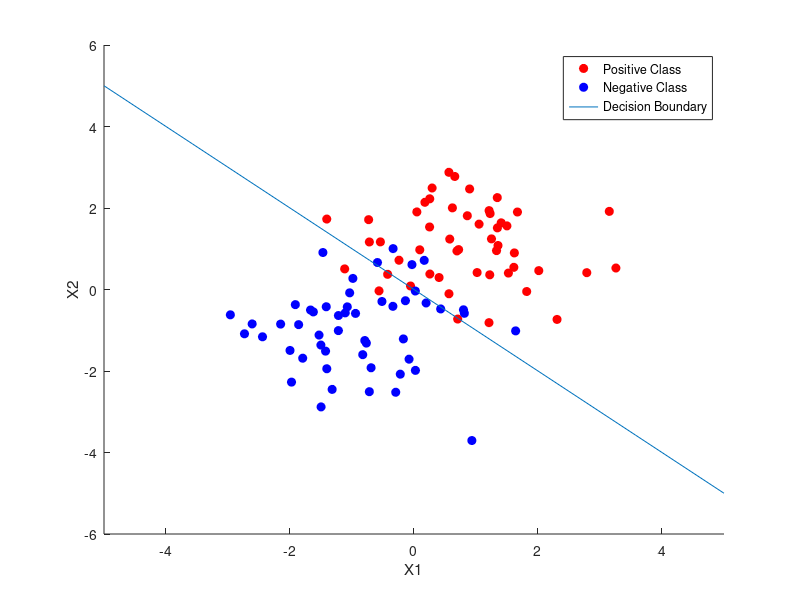

MATLAB code to generate this figure: (Note: this script raises an error after producing the figure.)
%% Initialisation
clc
clear
addpath(genpath('data'))
addpath(genpath('lssvm'))
addpath(genpath('figures'))
close all
%% 1.1 A simple example : two Gaussians
X1 = randn(50,2) + 1; % Center at (1,1)
X2 = randn(51,2) - 1; % Center at (-1,-1)
Y1 = ones(50,1); % Positive class labels
Y2 = -ones(51,1); % Negative class labels
figure;
hold on;
plot(X1(:,1), X1(:,2), 'ro','MarkerFaceColor','r');
plot(X2(:,1), X2(:,2), 'bo','MarkerFaceColor','b');
fplot(@(x) -x, '-')
xlabel('X1')
ylabel('X2')
legend('Positive Class', 'Negative Class', 'Decision Boundary')
hold off;
export_pdf(gcf, 'twogaussians')
%% 1.3a LS-SVM classifier (polynomial)
% democlass
load('data/iris')
t = 1; % Polynomial coefficient
for d = 1:4 % Degree
    for gamma = 1.0 % Regularization parameter
        parameters = {Xtrain, Ytrain, 'classification', gamma, [t,d], 'poly_kernel'};
        [alpha,b] = trainlssvm(parameters);
        test_classes = simlssvm(parameters, {alpha,b}, Xtest);
        miss_rate = sum(test_classes ~= Ytest) / length(Ytest);
        fprintf('Degree %d, missclassification rate : %.2f\n', d, miss_rate)
        plotlssvm(parameters, {alpha,b});
        waitforbuttonpress
        export_pdf(gcf, sprintf('iris/%d_%d', d, gamma*10))
    end
end
%% 1.3b LS-SVM classifier (RBF)
load('data/iris')
samples = 10.^(-3:0.05:3);
N = length(samples); % Number of values to test
% Prepare figure
figure
hold on
% Experiment with sigma
miss_rates_s = ones(1,N); % Misclassification rates
for gamma = 1.0 % Regularization parameter (fixed)
    for i = 1:N
        parameters = {Xtrain, Ytrain, 'classification', gamma, samples(i), 'RBF_kernel'};
        [alpha,b] = trainlssvm(parameters);
        test_classes = simlssvm(parameters, {alpha,b}, Xtest);
        miss_rates_s(i) = sum(test_classes ~= Ytest) / length(Ytest);
    end
    p = plot(samples, miss_rates_s, 'Linewidth', 3);
    set(p, 'Color', [0 0.4470 0.7410]);
end
% Experiment with gamma
miss_rates_g = ones(1,N); % Misclassification rates
for sigma = 1.0 % Bandwith (fixed)
    for i = 1:N
        parameters = {Xtrain, Ytrain, 'classification', samples(i), sigma, 'RBF_kernel'};
        [alpha,b] = trainlssvm(parameters);
        test_classes = simlssvm(parameters, {alpha,b}, Xtest);
        miss_rates_g(i) = sum(test_classes ~= Ytest) / length(Ytest);
    end
    p = plot(samples, miss_rates_g, 'Linewidth', 3);
    set(p, 'Color', [0.9290 0.6940 0.1250]);
end
% Visualize
xlabel('\sigma^2 / \gamma')
ylabel('error')
legend('\gamma=1.0, variable \sigma^2', '\sigma^2=1.0, variable \gamma')
set(gca,'xscale','log')
hold off
export_pdf(gcf, 'iris/tuning')
%% 1.3c LS-SVM classifier (compare to sample script)
load('data/iris')
iris_sample_script
close all
clc
%% 1.3d LS-SVM classifier (tuning parameters using validation)
load('data/iris')
values = exp(linspace(0,log(1E6),21)) * 1E-3;
values_interpolated = exp(linspace(0,log(1E6),200)) * 1E-3; %10.^(-3:0.5:3);
N = length(values);
results = ones(N,N);
strategies = {
    @(p) rsplitvalidate(p, 0.80, 'misclass')
    @(p) crossvalidate(p, 10, 'misclass') 
    @(p) leaveoneout(p, 'misclass')
};
figure
xlabel('gamma')
ylabel('sigma')
for strategy = 1:length(strategies)
    for i = 1:N
        for j = 1:N
            parameters = {Xtrain, Ytrain, 'c', values(j), values(N-i+1), 'RBF_kernel'}; % Note values(N-i+1)
            results(i,j) = strategies{1}(parameters);
        end
    end
    % colormap(flipud(hot))
    colormap(flipud(parula))
    % map = interp2(results, 7, 'nearest');
    [X,Y] = meshgrid(values, values);
    [Xq,Yq] = meshgrid(values_interpolated, values_interpolated);
    Vq = interp2(X, Y, results, Xq, Yq);
    % contourf(Xq,Yq,Vq); % Interpolated version
    contourf(values, values, results);
    set(gca, 'XScale', 'log','YScale', 'log');
    xlabel('\sigma^2')
    ylabel('\gamma')
    colorbar
    fprintf('Press any key ...')
    export_pdf(gcf, sprintf('iris/validation_%d', strategy))
    waitforbuttonpress
end
%% 1.3e LS-SVM classifier (automated parameter tuning)
load('data/iris')
display_runtime = 1;
% Simplex (Nelder-Mead)
parameters = {Xtrain, Ytrain, 'c', [], [], 'RBF_kernel'};
if display_runtime tic; end %#ok
N = 10; % Number of runs
gsimp = ones(1,N);
ssimp = ones(1,N);
csimp = ones(1,N);
for i = 1:N
    [gsimp(i),ssimp(i),csimp(i)] = tunelssvm(parameters, 'simplex', 'crossvalidatelssvm', {10, 'misclass'});
end
fprintf('Average (gamma,sigma2,cost) = (%f,%f,%f)\n', mean(gsimp), mean(ssimp), mean(csimp))
fprintf('Std (gamma,sigma2,cost) = (%f,%f,%f)\n', std(gsimp), std(ssimp), std(csimp))
if display_runtime toc; end %#ok
% Grid Search
if display_runtime tic; end %#ok
ggrid = ones(1,N);
sgrid = ones(1,N);
cgrid = ones(1,N);
for i = 1:N
    [ggrid(i),sgrid(i),cgrid(i)] = tunelssvm(parameters, 'gridsearch', 'crossvalidatelssvm', {10, 'misclass'});
end
fprintf('Average (gamma,sigma2,cost) = (%f,%f,%f)\n', mean(ggrid), mean(sgrid), mean(cgrid))
fprintf('Std (gamma,sigma2,cost) = (%f,%f,%f)\n', std(ggrid), std(sgrid), std(cgrid))
if display_runtime toc; end %#ok
%% 1.3f Histograms for automated tuning
histogram(ggrid, 10)
export_pdf(gcf, 'iris/histogram_gamma')
waitforbuttonpress
histogram(sgrid, 10)
export_pdf(gcf, 'iris/histogram_sigma2')
waitforbuttonpress
histogram(cgrid, 10)
export_pdf(gcf, 'iris/histogram_cost')
%% 1.3g LS-SVM classifier (using ROC curves)
load('data/iris')
gamma = 0.037622;
sigma = 0.559597;
parameters = {Xtrain, Ytrain, 'c', gamma, sigma, 'RBF_kernel'};
[alpha, b] = trainlssvm(parameters);
[~, Ylatent] = simlssvm(parameters, {alpha, b}, Xtest);
roc(Ylatent, Ytest);
export_pdf(gcf, 'iris/roc')
%% 1.3h LS-SVM classifier (Bayesian framework)
load('data/iris')
% for i = 1:length(gsimp) % Requires 1.3e
%     parameters = {Xtrain, Ytrain, 'c', gsimp(i), ssimp(i)};
%     bay_modoutClass(parameters, 'figure');
%     colorbar
%     export_pdf(gcf, sprintf('iris/bayesian/bayesian_%d', i))
%     waitforbuttonpress
% end
gamma = 0.037622;
sigma = 0.559597;
parameters = {Xtrain, Ytrain, 'c', gamma, sigma, 'RBF_kernel'};
bay_modoutClass(parameters, 'figure');
colorbar
export_pdf(gcf, 'iris/bayesian/bayesian_probabilities')
%% 1.3i LS-SVM classifier (misc)
% This visualises the classifiers for the gamma/sigma2 values found through
% automated tuning.
load('data/iris')
for i = 1:length(gsimp) % Requires 1.3e
    parameters = {Xtrain, Ytrain, 'classification', gsimp(i), ssimp(i), 'RBF_kernel'};
    [alpha,b] = trainlssvm(parameters);
    test_classes = simlssvm(parameters, {alpha,b}, Xtest);
    miss_rate = sum(test_classes ~= Ytest) / length(Ytest);
    fprintf('Missclassification rate : %.2f\n', miss_rate)
    plotlssvm(parameters, {alpha,b});
    waitforbuttonpress
end
%% Functions
function export_pdf(h, output_name)
%EXPORT_PDF Exports the given figure to a pdf file.
    set(h, 'PaperUnits','centimeters');
    set(h, 'Units','centimeters');
    pos=get(h,'Position');
    set(h, 'PaperSize', [pos(3) pos(4)]);
    set(h, 'PaperPositionMode', 'manual');
    set(h, 'PaperPosition',[0 0 pos(3) pos(4)]);
    print('-dpdf', strcat('figures/', output_name));
end